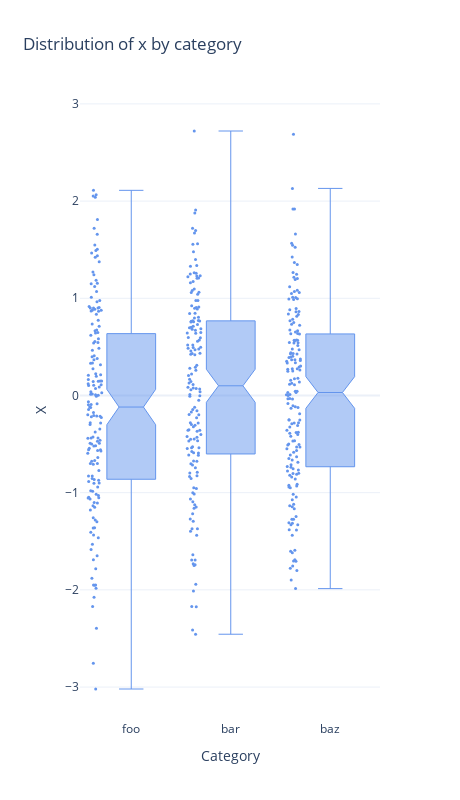

The notebook cell saved with this chart:
### Code cell
# Basic vertical box plot

d_plot = d_plot
val_name = "x"
cat_name = "category"
cat_values = ["foo", "bar", "baz"]
if len(d_plot[d_plot[cat_name].isin(cat_values)]) > 2000:
    raise ValueError("Too many values to plot")

fig = go.Figure()
for i, category in enumerate(cat_values):
    fig.add_trace(
        go.Box(
            y=d_plot[d_plot[cat_name] == category][val_name],
            name=category,
            showlegend=True,
            boxpoints="all",
            line_width=1,
            marker=dict(color="cornflowerblue", size=3),
            notched=True,
        )
    )
fig.update_layout(
    template="plotly_white",
    width=100 + len(fig.data) * 120,
    height=800,
    title=f"Distribution of {val_name} by {cat_name}",
    showlegend=False,
)
fig.update_xaxes(title=cat_name.capitalize())
fig.update_yaxes(title=val_name.capitalize(), range=None, dtick=None)
fig.show()

### Figure 1 — Plotly figure (JSON) as saved in the notebook; plotly's stock layout.template omitted (floating-point values rounded to 4 significant figures; data arrays with more than 128 entries replaced by an {"elided": "..."} marker saying what was removed)
{"data": [{"boxpoints": "all", "line": {"width": 1}, "marker": {"color": "cornflowerblue", "size": 3}, "name": "foo", "notched": true, "showlegend": true, "type": "box", "y": {"elided": "167 float values"}}, {"boxpoints": "all", "line": {"width": 1}, "marker": {"color": "cornflowerblue", "size": 3}, "name": "bar", "notched": true, "showlegend": true, "type": "box", "y": {"elided": "160 float values"}}, {"boxpoints": "all", "line": {"width": 1}, "marker": {"color": "cornflowerblue", "size": 3}, "name": "baz", "notched": true, "showlegend": true, "type": "box", "y": {"elided": "173 float values"}}], "layout": {"height": 800, "showlegend": false, "title": {"text": "Distribution of x by category"}, "width": 460, "xaxis": {"title": {"text": "Category"}}, "yaxis": {"title": {"text": "X"}}}}
